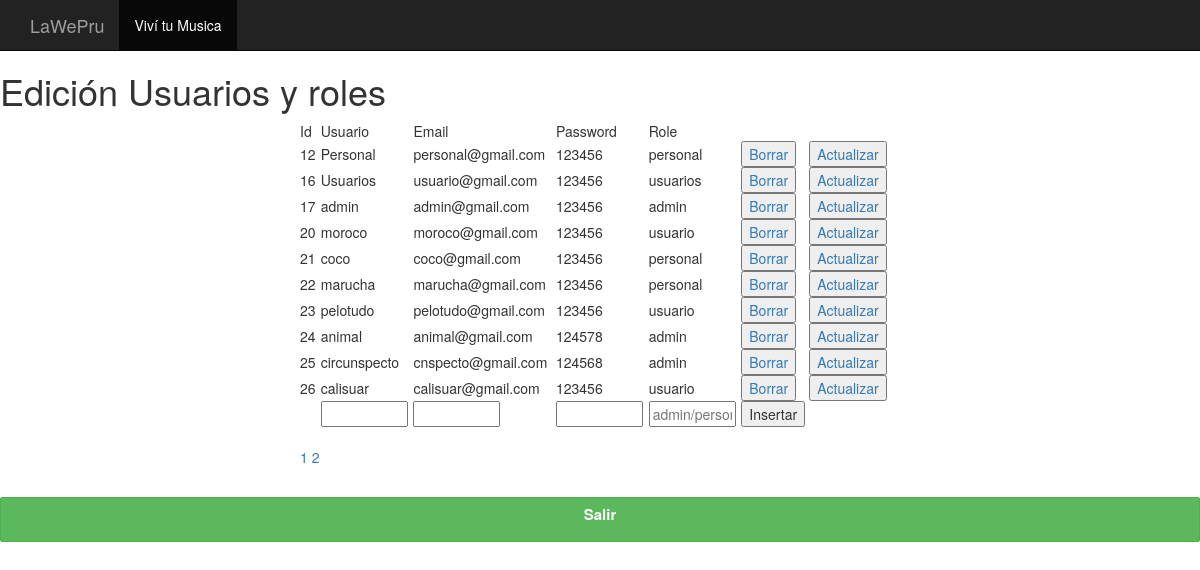
/principal/admin/crud_usuarios/index.php, run on the app's committed database.
### tables this page shows
CREATE TABLE `mainlogin` (
  `id` int(11) NOT NULL,
  `username` varchar(15) NOT NULL,
  `email` varchar(40) NOT NULL,
  `password` varchar(20) NOT NULL,
  `role` varchar(10) NOT NULL
);

### principal/admin/crud_usuarios/index.php (the view, shortened to what this page needs)
<!doctype html>
<html>
<head>
    <link rel="stylesheet" href="../../bootstrap/css/bootstrap.min.css">
    <link rel="stylesheet" href="../../css/main.css">
</head>
<body>
    <?php
    include("coneccion.php");
    include("../../header.php");
    $tamagno_pagina = 10;
    if (isset($_GET["pagina"])) {
        if ($_GET["pagina"] == 1) {
            header("Location:index.php");
        } else {
            $pagina = $_GET["pagina"];
        }
    } else {
        $pagina = 1;
    }
    $empezar_desde = ($pagina - 1) * $tamagno_pagina;
    $sql_total = "SELECT * FROM mainlogin";
    $resultado = $base->prepare($sql_total);
    $resultado->execute(array());
    $num_filas = $resultado->rowCount();
    $total_paginas = ceil($num_filas / $tamagno_pagina);
    $registros = $base->query("SELECT * FROM mainlogin LIMIT $empezar_desde,$tamagno_pagina")->fetchAll(PDO::FETCH_OBJ);
    ?>
    <h1>Edición<span class="subtitulo"> Usuarios y roles</span></h1>
    <form action="<?php echo $_SERVER['PHP_SELF']; ?>" method="post">
        <table width="50%" border="0" align="center">
            <tr>
                <td class="primera_fila">Id</td>
                <td class="primera_fila">Usuario</td>
                <td class="primera_fila">Email</td>
                <td class="primera_fila">Password</td>
                <td class="primera_fila">Role</td>
                <td class="sin">&nbsp;</td>
                <td class="sin">&nbsp;</td>
                <td class="sin">&nbsp;</td>
                <td class="sin">&nbsp;</td>
            </tr>
            <?php
            foreach ($registros as $persona) :
            ?>
                <tr>
                    <td><?php echo $persona->id ?> </td>
                    <td><?php echo $persona->username ?></td>
                    <td><?php echo $persona->email ?></td>
                    <td><?php echo $persona->password ?></td>
                    <td><?php echo $persona->role ?></td>
                    <td class="bot"><a href="borrar.php?id=<?php echo $persona->id ?>"><input type='button' name='del' id='del' value='Borrar'></a></td>
                    <td class='bot'><a href="editar.php?id=<?php echo $persona->id
                                                            ?> & user=<?php echo $persona->username ?>
                                                               & mail=<?php echo $persona->email ?>
                                                               & pass=<?php echo $persona->password ?>
                                                               & rol=<?php echo $persona->role ?>">
                            <input type='button' name='up' id='up' value='Actualizar'></a></td>
                </tr>
            <?php
            endforeach;
            ?>
            <div>
                <tr>
                    <td></td>
                    <td><input type='text' name='User' size='8' class='centrado' required></td>
                    <td><input type='text' name='Mailer' size='8' class='centrado' required></td>
                    <td><input type='text' name='Pass' size='8' class='centrado' required></td>
                    <td><input type='text' name='Role' size='8' class='centrado' placeholder="admin/personal/usuario" required>
                    </td>
                    <td class='bot'><input type='submit' name='cr' id='cr' value='Insertar' ></td>
                <tr>
                    <td>
            </div>
            <?php
            echo "<br>";
            for ($i = 1; $i <= $total_paginas; $i++) {
                echo "<a href='?pagina=" . $i . "'>" . $i . "</a> ";
            }
            ?>
        </table>
    </form>
    <p>&nbsp;</p>
    <a href="../index.php" class="btn btn-success btn-block">
        <p style="text-align: center;">Salir</p>
    </a>
</body>
</html>

### principal/header.php (shortened to what this page needs)
<nav class="navbar navbar-inverse navbar-static-top">
     <div class="container">
       <div class="navbar-header">
         <a class="navbar-brand" href="https://www.lawepru.dx.am/">LaWePru</a>
       </div>
       <div id="navbar" class="navbar-collapse collapse">
         <ul class="nav navbar-nav">
           <li class="active"><a href="#">Viví tu Musica</a></li>
         </ul>
       </div>
     </div>
   </nav>

### principal/css/main.css (style rules this page uses)
.form-control, .btn { min-height: 38px; border-radius: 2px; }
.btn { font-size: 15px; font-weight: bold; }

### data on the page
mainlogin: id "12", username "Personal", email "personal@gmail.com", password "123456", role "personal"
mainlogin: id "16", username "Usuarios", email "usuario@gmail.com", password "123456", role "usuarios"
mainlogin: id "17", username "admin", email "admin@gmail.com", password "123456", role "admin"
mainlogin: id "20", username "moroco", email "moroco@gmail.com", password "123456", role "usuario"
mainlogin: id "21", username "coco", email "coco@gmail.com", password "123456", role "personal"
mainlogin: id "22", username "marucha", email "marucha@gmail.com", password "123456", role "personal"
mainlogin: id "23", username "pelotudo", email "pelotudo@gmail.com", password "123456", role "usuario"
mainlogin: id "24", username "animal", email "animal@gmail.com", password "124578", role "admin"
mainlogin: id "25", username "circunspecto", email "cnspecto@gmail.com", password "124568", role "admin"
mainlogin: id "26", username "calisuar", email "calisuar@gmail.com", password "123456", role "usuario"
